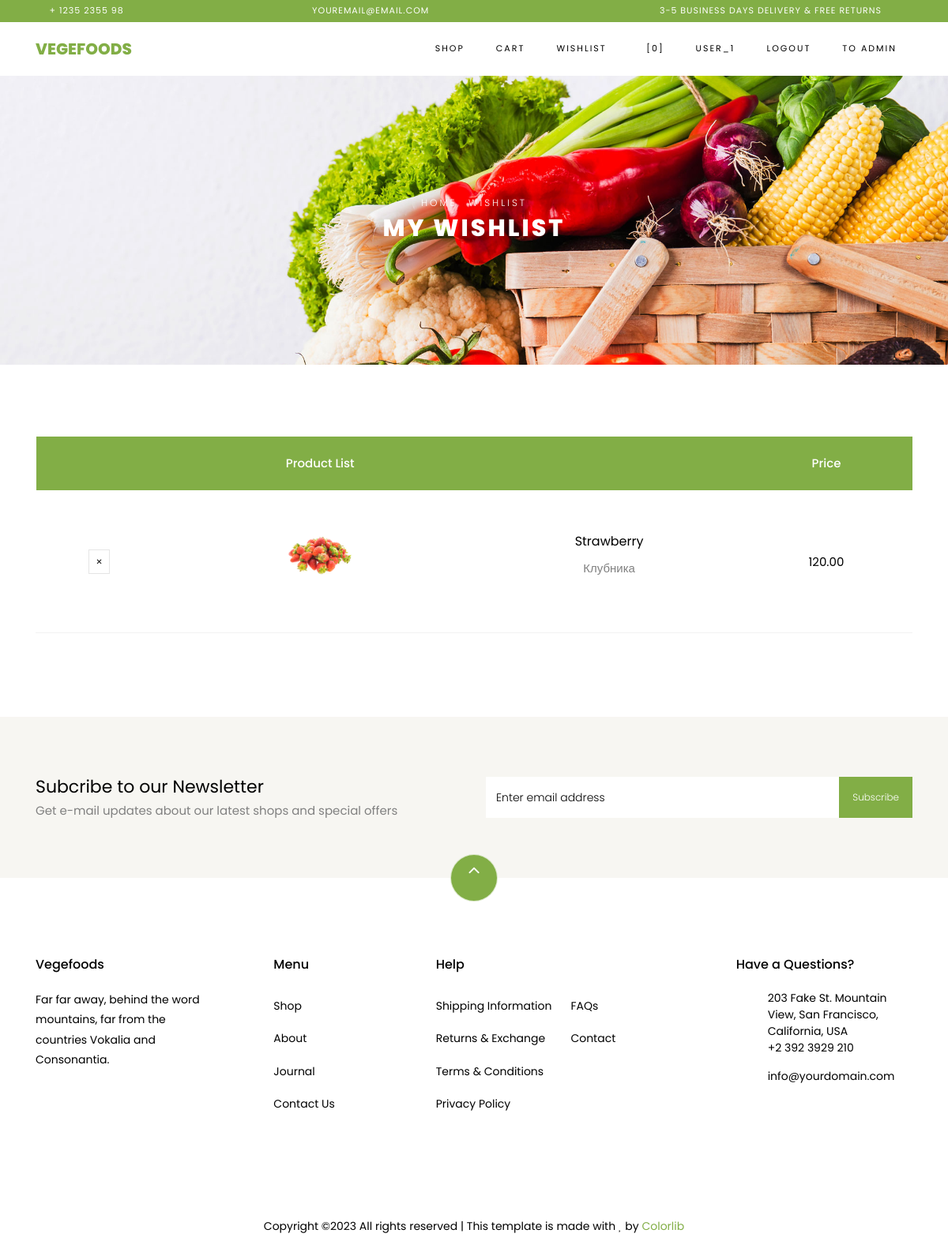
/wishlist/ (signed in), run on the app's committed database.
### store/models.py (models this page shows, shortened)
class Wishlist(models.Model):
    user = models.ForeignKey(User, on_delete=models.CASCADE)
    product = models.ForeignKey(Product, on_delete=models.CASCADE)

class Product(models.Model):
    name = models.CharField(max_length=255)
    description = models.TextField()
    price = models.DecimalField(max_digits=10, decimal_places=2)
    image = models.ImageField(upload_to='static/products/', null=True, blank=True)
    category = models.ForeignKey(Category, on_delete=models.CASCADE)
    created_time = models.DateTimeField(auto_now_add=True)
    updated_time = models.DateTimeField(auto_now=True)

### store/views.py (the view)
# urls.py: path('wishlist/', WishlistView.as_view(), name='wishlist'),
class WishlistView(View):
    queryset = Wishlist.objects.all()
    def get(self, request):
        if request.user.is_authenticated:
            list_of_data = self.get_queryset()
            return render(request, "store/wishlist.html", context={'data': list_of_data})
        return redirect('login:login')
    def get_queryset(self):
        return self.queryset.filter(user=self.request.user)

### store/templates/store/wishlist.html
{% extends 'store/base.html' %}
{% load static %}
{% block content %}
    <div class="hero-wrap hero-bread" style="background-image: url({% static 'store/images/bg_1.jpg' %});">
      <div class="container">
        <div class="row no-gutters slider-text align-items-center justify-content-center">
          <div class="col-md-9 ftco-animate text-center">
          	<p class="breadcrumbs"><span class="mr-2"><a href="index.html">Home</a></span> <span>Wishlist</span></p>
            <h1 class="mb-0 bread">My Wishlist</h1>
          </div>
        </div>
      </div>
    </div>
    <section class="ftco-section ftco-cart">
			<div class="container">
				<div class="row">
    			<div class="col-md-12 ftco-animate">
    				<div class="cart-list">
	    				<table class="table">
						    <thead class="thead-primary">
						      <tr class="text-center">
						        <th>&nbsp;</th>
						        <th>Product List</th>
						        <th>&nbsp;</th>
						        <th>Price</th>
						      </tr>
						    </thead>
						    <tbody>
						      {% for wish_product in data %}
                                <tr class="text-center">
                                    <td class="product-remove"><a href="{% url 'store:delete' wish_product.product.id %}"><span class="ion-ios-close"></span></a></td>
                                    <td class="image-prod">
                                        <a href="{% url 'store:product' wish_product.product.id %}">
                                            <div class="img"><img src="{{ wish_product.product.image.url }}" class="img-fluid"></div>
                                        </a>
                                    </td>
                                    <td class="product-name">
                                        <h3>{{ wish_product.product.name }}</h3>
                                        <p>{{ wish_product.product.description }}</p>
                                    </td>
                                    <td class="price">{{ wish_product.product.price }}</td>
                                  </tr>
                              {% endfor %}
						    </tbody>
						  </table>
					  </div>
    			</div>
    		</div>
			</div>
		</section>
		<section class="ftco-section ftco-no-pt ftco-no-pb py-5 bg-light">
      <div class="container py-4">
        <div class="row d-flex justify-content-center py-5">
          <div class="col-md-6">
          	<h2 style="font-size: 22px;" class="mb-0">Subcribe to our Newsletter</h2>
          	<span>Get e-mail updates about our latest shops and special offers</span>
          </div>
          <div class="col-md-6 d-flex align-items-center">
            <form action="#" class="subscribe-form">
              <div class="form-group d-flex">
                <input type="text" class="form-control" placeholder="Enter email address">
                <input type="submit" value="Subscribe" class="submit px-3">
              </div>
            </form>
          </div>
        </div>
      </div>
    </section>
{% endblock %}

### store/templates/store/base.html (shortened to what this page needs)
{% load static %}
<!DOCTYPE html>
<html lang="en">
{% block header %}
  <head>
    <link rel="stylesheet" href="{% static 'store/css/open-iconic-bootstrap.min.css'%}">
    <link rel="stylesheet" href="{% static 'store/css/animate.css'%}">
    <link rel="stylesheet" href="{% static 'store/css/owl.carousel.min.css'%}">
    <link rel="stylesheet" href="{% static 'store/css/owl.theme.default.min.css'%}">
    <link rel="stylesheet" href="{% static 'store/css/magnific-popup.css'%}">
    <link rel="stylesheet" href="{% static 'store/css/aos.css'%}">
    <link rel="stylesheet" href="{% static 'store/css/ionicons.min.css'%}">
    <link rel="stylesheet" href="{% static 'store/css/bootstrap-datepicker.css'%}">
    <link rel="stylesheet" href="{% static 'store/css/jquery.timepicker.css'%}">
    <link rel="stylesheet" href="{% static 'store/css/flaticon.css'%}">
    <link rel="stylesheet" href="{% static 'store/css/icomoon.css'%}">
    <link rel="stylesheet" href="{% static 'store/css/style.css'%}">
  </head>
  <body class="goto-here">
		<div class="py-1 bg-primary">
    	<div class="container">
    		<div class="row no-gutters d-flex align-items-start align-items-center px-md-0">
	    		<div class="col-lg-12 d-block">
		    		<div class="row d-flex">
		    			<div class="col-md pr-4 d-flex topper align-items-center">
					    	<div class="icon mr-2 d-flex justify-content-center align-items-center"><span class="icon-phone2"></span></div>
						    <span class="text">+ 1235 2355 98</span>
					    </div>
					    <div class="col-md pr-4 d-flex topper align-items-center">
					    	<div class="icon mr-2 d-flex justify-content-center align-items-center"><span class="icon-paper-plane"></span></div>
						    <span class="text">youremail@email.com</span>
					    </div>
					    <div class="col-md-5 pr-4 d-flex topper align-items-center text-lg-right">
						    <span class="text">3-5 Business days delivery &amp; Free Returns</span>
					    </div>
				    </div>
			    </div>
		    </div>
		  </div>
    </div>
    <nav class="navbar navbar-expand-lg navbar-dark ftco_navbar bg-dark ftco-navbar-light" id="ftco-navbar">
	    <div class="container">
	      <a class="navbar-brand" href="#">Vegefoods</a>
	      <div class="collapse navbar-collapse" id="ftco-nav">
	        <ul class="navbar-nav ml-auto">
              	<li class="nav-item"><a class="nav-link" href="{% url 'store:shop' %}">Shop</a></li>
                <li class="nav-item"><a class="nav-link" href="{% url 'store:cart' %}">Cart</a></li>
                <li class="nav-item"><a class="nav-link" href="{% url 'store:wishlist' %}">Wishlist</a></li>
	          <li class="nav-item cta cta-colored"><a href="{% url 'store:cart' %}" class="nav-link"><span class="icon-shopping_cart"></span>[0]</a></li>
	            {% if request.user.is_authenticated %}
                <li class="nav-item"><a class="nav-link">{{request.user.username}}</a></li>
                <li class="nav-item"><a class="nav-link" href="{% url 'login:logout' %}">Logout</a></li>
                   {% if  request.user.is_staff %}
                   <li class="nav-item"><a class="nav-link" href="/admin/">To Admin</a></li>
                   {% endif %}
                {% else %}
                <li class="nav-item"><a class="nav-link" href="{% url 'login:login' %}">Login</a></li>
                {% endif %}
	        </ul>
	      </div>
	    </div>
	  </nav>
{% endblock %}
{% block content %}
{% endblock %}
{% block footer %}
    <footer class="ftco-footer ftco-section">
      <div class="container">
      	<div class="row">
      		<div class="mouse">
						<a href="#" class="mouse-icon">
							<div class="mouse-wheel"><span class="ion-ios-arrow-up"></span></div>
						</a>
					</div>
      	</div>
        <div class="row mb-5">
          <div class="col-md">
            <div class="ftco-footer-widget mb-4">
              <h2 class="ftco-heading-2">Vegefoods</h2>
              <p>Far far away, behind the word mountains, far from the countries Vokalia and Consonantia.</p>
              <ul class="ftco-footer-social list-unstyled float-md-left float-lft mt-5">
              </ul>
            </div>
          </div>
          <div class="col-md">
            <div class="ftco-footer-widget mb-4 ml-md-5">
              <h2 class="ftco-heading-2">Menu</h2>
              <ul class="list-unstyled">
                <li><a href="#" class="py-2 d-block">Shop</a></li>
                <li><a href="#" class="py-2 d-block">About</a></li>
                <li><a href="#" class="py-2 d-block">Journal</a></li>
                <li><a href="#" class="py-2 d-block">Contact Us</a></li>
              </ul>
            </div>
          </div>
          <div class="col-md-4">
             <div class="ftco-footer-widget mb-4">
              <h2 class="ftco-heading-2">Help</h2>
              <div class="d-flex">
	              <ul class="list-unstyled mr-l-5 pr-l-3 mr-4">
	                <li><a href="#" class="py-2 d-block">Shipping Information</a></li>
	                <li><a href="#" class="py-2 d-block">Returns &amp; Exchange</a></li>
	                <li><a href="#" class="py-2 d-block">Terms &amp; Conditions</a></li>
	                <li><a href="#" class="py-2 d-block">Privacy Policy</a></li>
	              </ul>
	              <ul class="list-unstyled">
	                <li><a href="#" class="py-2 d-block">FAQs</a></li>
	                <li><a href="#" class="py-2 d-block">Contact</a></li>
	              </ul>
	            </div>
            </div>
          </div>
          <div class="col-md">
            <div class="ftco-footer-widget mb-4">
            	<h2 class="ftco-heading-2">Have a Questions?</h2>
            	<div class="block-23 mb-3">
	              <ul>
	                <li><span class="icon icon-map-marker"></span><span class="text">203 Fake St. Mountain View, San Francisco, California, USA</span></li>
	                <li><a href="#"><span class="icon icon-phone"></span><span class="text">+2 392 3929 210</span></a></li>
	                <li><a href="#"><span class="icon icon-envelope"></span><span class="text">info@yourdomain.com</span></a></li>
	              </ul>
	            </div>
            </div>
          </div>
        </div>
        <div class="row">
          <div class="col-md-12 text-center">
            <p>
						  Copyright &copy;<script>document.write(new Date().getFullYear());</script> All rights reserved | This template is made with <i class="icon-heart color-danger" aria-hidden="true"></i> by <a href="https://colorlib.com" target="_blank">Colorlib</a>
						</p>
          </div>
        </div>
      </div>
    </footer>
{% endblock %}
  </body>
</html>

### store/static/store/css/icomoon.css (style rules this page uses)
[class^="icon-"], [class*=" icon-"] { font-family: 'icomoon' !important; speak: none; font-style: normal; font-weight: normal; font-variant: normal; text-transform: none; line-height: 1; -webkit-font-smoothing: antialiased; -moz-osx-font-smoothing: grayscale; }
.icon-heart:before { content: "\f004"; }
.icon-map-marker:before { content: "\f041"; }
.icon-phone:before { content: "\f095"; }
.icon-envelope:before { content: "\f0e0"; }
.icon-paper-plane:before { content: "\f1d8"; }
.icon-phone2:before { content: "\e0cd"; }
.icon-shopping_cart:before { content: "\e8cc"; }

### data on the page
Wishlist: product.image (picture), product.name "Strawberry", product.description "Клубника", product.price "120.00"

### other printed values
{{ request.user.username }} "USER_1"
